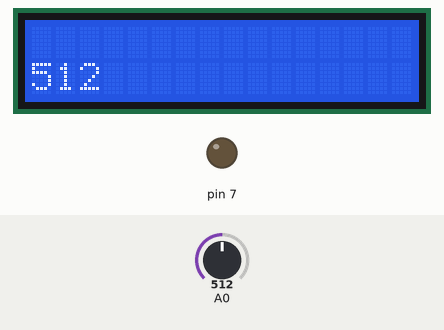
Recording of a sketch running on a simulated Arduino Uno, built with avr-gcc and run on an emulated ATmega328P. Parts: 16×2 character LCD, output pins drawn as LEDs (lit = HIGH). Inputs (shaded band) come from the test bench; at power-on: A0 = 512.

Above: at 2.2 s.
2.3 s: A0 set to 489
At 3.0 s:
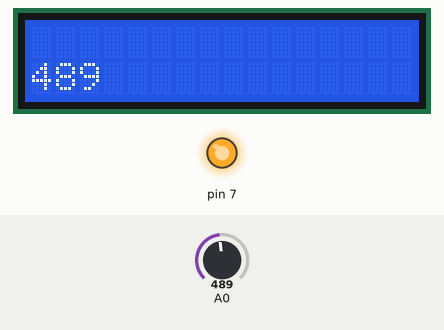
3.8 s: A0 set to 510
At 4.8 s:
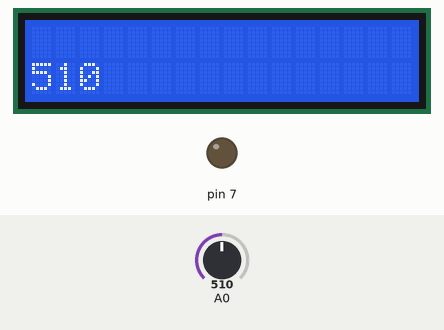
5.3 s: A0 set to 490
At 6.5 s:
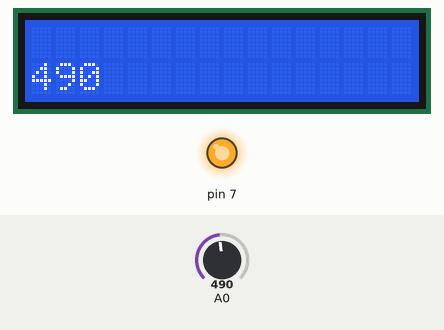
Timing chart, 0 to 8.3 s (numbered marks = the images above; inputs shaded):
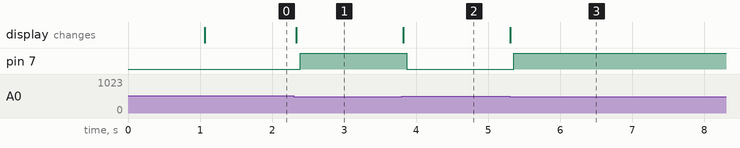

The sketch:

LED_and_Potentiometer.ino
```cpp
#include <LiquidCrystal.h>


LiquidCrystal lcd(12, 11, 5, 4, 3, 2);

void setup()
{
 pinMode(A0,0);
  pinMode(7,1);

  lcd.begin(16,2);
  lcd.print("pot.value");
  delay(1000);

}

void loop()
{ int x=analogRead(A0);
 lcd.clear();
 lcd.setCursor(0,1);
 lcd.print(x);
 delay(50);
 if (x<=500)
 {
   digitalWrite(7,1);
 }
 else{
   digitalWrite(7,0);
 }


}
```

Measured:
- the behaviour switches between 501 and 500 on A0 (found by bisection; images 0 and 1)
- after the input at 2.3 s, pin 7: LOW → HIGH after 0.09 s; the display: changes at once (image 1)
- after the input at 3.8 s, pin 7: HIGH → LOW after 0.07 s; the display: changes at once (image 2)
- after the input at 5.3 s, pin 7: LOW → HIGH after 0.06 s; the display: changes at once (image 3)
